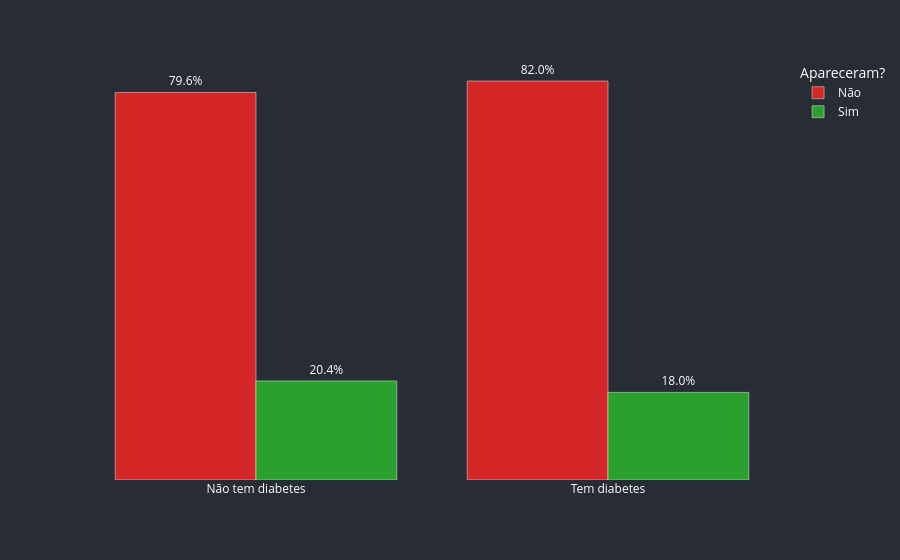

The code cell stored with this chart in its notebook:
### Markdown cell above
##### Diabetes influencia?

### Code cell
diabetes = pd.crosstab(df["Diabetes"], df["No-show"], normalize="index").rename(index={0: 'Não tem diabetes', 1: 'Tem diabetes'}) * 100

graf5 = px.bar(diabetes, 
               barmode='group',
               labels={"Diabetes": "", "No-show": "Apareceram?"},
               color_discrete_map={"Sim":'#2ca02c',"Não": '#d62728'})

graf5.update_traces(texttemplate='%{y:,.1f}%', textposition='outside')

graf5.update_layout(
    paper_bgcolor="#282C34", 
    plot_bgcolor="#282C34", 
    font_color="white",
    yaxis=dict(title="", showticklabels=False, showgrid=False, visible=False),
    xaxis=dict(title=""))

graf5.show()

### Figure 1 — Plotly figure (JSON) as saved in the notebook; plotly's stock layout.template omitted (floating-point values rounded to 4 significant figures)
{"data": [{"alignmentgroup": "True", "hovertemplate": "Apareceram?=Não<br>=%{x}<br>value=%{y}<extra></extra>", "legendgroup": "Não", "marker": {"color": "#d62728", "pattern": {"shape": ""}}, "name": "Não", "offsetgroup": "Não", "orientation": "v", "showlegend": true, "textposition": "outside", "texttemplate": "%{y:,.1f}%", "type": "bar", "x": ["Não tem diabetes", "Tem diabetes"], "xaxis": "x", "y": [79.64, 82.0], "yaxis": "y"}, {"alignmentgroup": "True", "hovertemplate": "Apareceram?=Sim<br>=%{x}<br>value=%{y}<extra></extra>", "legendgroup": "Sim", "marker": {"color": "#2ca02c", "pattern": {"shape": ""}}, "name": "Sim", "offsetgroup": "Sim", "orientation": "v", "showlegend": true, "textposition": "outside", "texttemplate": "%{y:,.1f}%", "type": "bar", "x": ["Não tem diabetes", "Tem diabetes"], "xaxis": "x", "y": [20.36, 18.0], "yaxis": "y"}], "layout": {"barmode": "group", "font": {"color": "white"}, "legend": {"title": {"text": "Apareceram?"}, "tracegroupgap": 0}, "margin": {"t": 60}, "paper_bgcolor": "#282C34", "plot_bgcolor": "#282C34", "xaxis": {"anchor": "y", "domain": [0, 1], "title": {"text": ""}}, "yaxis": {"anchor": "x", "domain": [0, 1], "showgrid": false, "showticklabels": false, "title": {"text": ""}, "visible": false}}}
